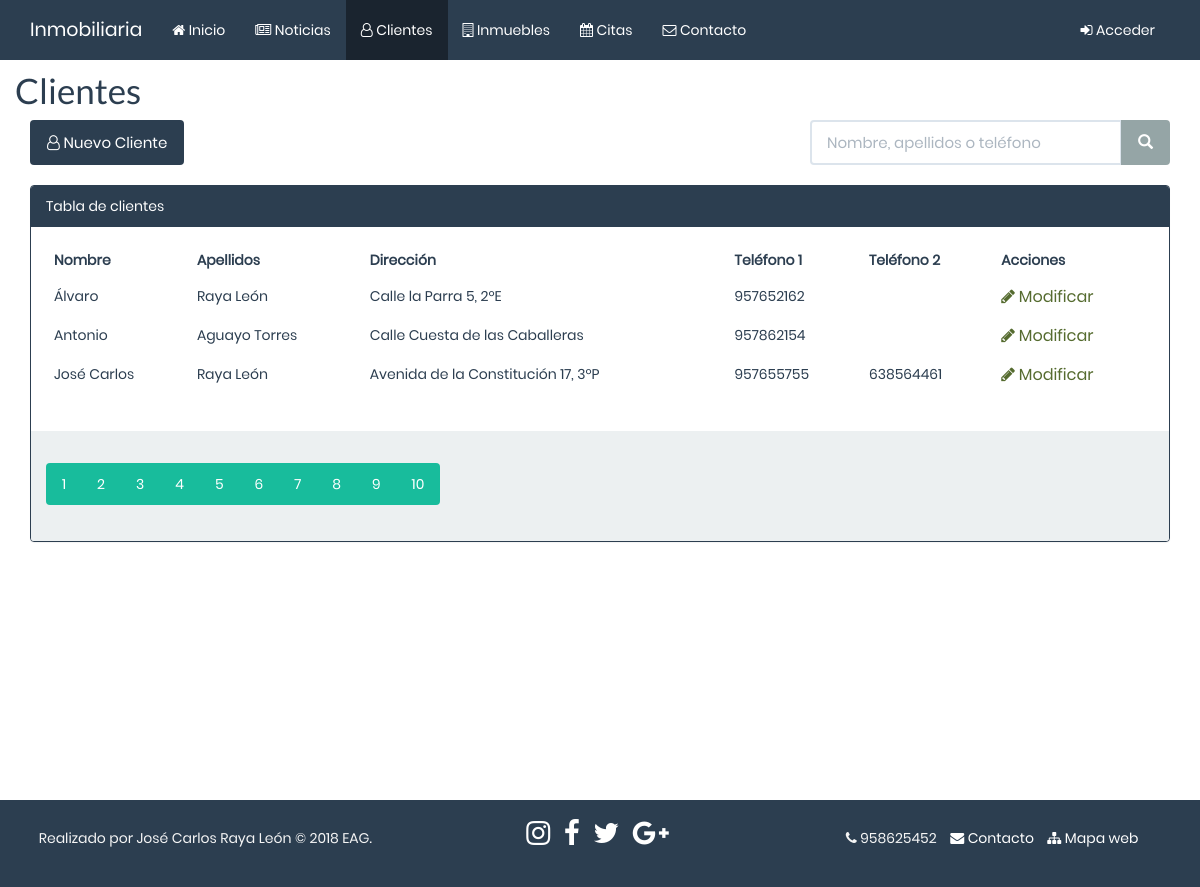
The app's page /php/clientes/clientes.php, older data.
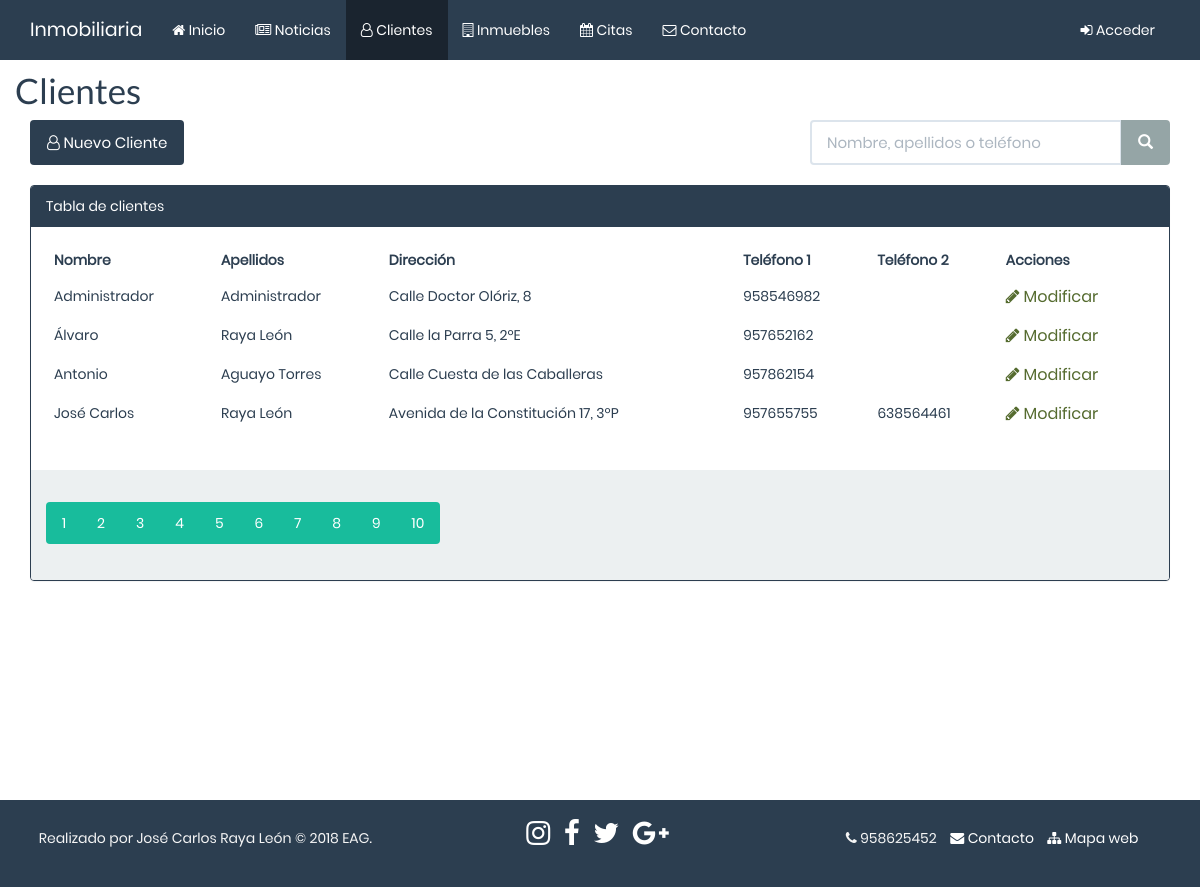
The same page, newer data.
### tables this page shows
CREATE TABLE `clientes` (
  `id` bigint(20) UNSIGNED NOT NULL,
  `nombre` varchar(50) NOT NULL,
  `apellidos` varchar(50) NOT NULL,
  `direccion` varchar(150) NOT NULL,
  `telefono1` varchar(9) NOT NULL,
  `telefono2` varchar(9) NOT NULL,
  `nombre_usuario` varchar(15) NOT NULL,
  `pass` varchar(32) NOT NULL
);

### php/clientes/clientes.php (the view, shortened to what this page needs)
<?php
include '../funciones.php';
?>
<!DOCTYPE html>
<html lang="en">
<head>
    <?php
        cabecera();
    ?>
</head>
<body>
    <div class="row">
    <?php
    menu(3);
    ?>
    </div>
        <div class="container" id="wrap">
            <div class="row">
               <h1>Clientes</h1>
                <div class="col-sm-6 col-md-7 col-lg-8 hidden-xs">
                    <a href="insertar_cliente.php" class="btn bg-primary"><span class="fa fa-user-o"></span> Nuevo Cliente</a>
                </div>
                <div class="col-xs-12 col-sm-6 col-md-5 col-lg-4 text-right">
                    <form action="#" method="get">
                        <div class="input-group">
                            <input class="form-control" type="text" name="buscar" placeholder="Nombre, apellidos o teléfono">
                            <div class="input-group-btn">
                                <button class="btn btn-default" type="submit" name="enviarBuscar">
                                    <i class="glyphicon glyphicon-search"></i>
                                </button>
                            </div>
                        </div>
                    </form>
                </div>
            </div>
            <br>
            <?php
            if(isset($_GET['enviarBuscar'])){
                $busqueda = $_GET['buscar'];
                $cons_bus_cli = "select *
                                    from clientes
                                    where id > 0
                                    and (nombre like '%$busqueda%'
                                    or apellidos like '%$busqueda%'
                                    or telefono1 like '%$busqueda%'
                                    or telefono2 like '%$busqueda%')
                                    order by nombre";
                $clientes = db_query($cons_bus_cli);
                if(mysqli_num_rows($clientes) == 0){
                    ?>
                    <h2><span class="fa fa-info-circle text-info"></span> No se han encontrado resultados</h2>
                    <?php
                }else{
                    tablaClientes($cons_bus_cli, $busqueda);
                }
            }else{
                $cons_clientes = "select * from clientes
                                        where id > 0
                                        order by nombre";
                tablaClientes($cons_clientes);
            }
            ?>
                            <?php
    function tablaClientes($cons){
        ?>
                   <div class="panel panel-primary">
                       <div class="panel-heading">
                           Tabla de clientes
                       </div>
                       <div class="panel-body">
                    <div class="table-responsive">
                        <table class="table table-hover">
                            <thead>
                                <th>Nombre</th>
                                <th>Apellidos</th>
                                <th>Dirección</th>
                                <th>Teléfono 1</th>
                                <th>Teléfono 2</th>
                                <th>Acciones</th>
                            </thead>
                            <tbody>
                                <?php
                    $clientes = db_query($cons);
                    while($fila = mysqli_fetch_array($clientes, MYSQLI_ASSOC)){
                        ?>
                                    <tr>
                                        <td>
                                            <?php echo $fila['nombre']; ?>
                                        </td>
                                        <td>
                                            <?php echo $fila['apellidos']; ?>
                                        </td>
                                        <td>
                                            <?php echo $fila['direccion']; ?>
                                        </td>
                                        <td>
                                            <?php echo $fila['telefono1']; ?>
                                        </td>
                                        <td>
                                            <?php echo $fila['telefono2']; ?>
                                        </td>
                                        <td>
                                            <a class="btn-m" href="mod_cliente.php?id=<?php echo $fila['id'] ?>">
                                            <span class="fa fa-pencil"></span> Modificar</a>
                                        </td>
                                    </tr>
                                    <?php
                    }
                    ?>
                            </tbody>
                        </table>
                    </div>
                </div>
                <div class="panel-footer">
                    <ul class="pagination">
                        <li><a href="">1</a></li>
                        <li><a href="">2</a></li>
                        <li><a href="">3</a></li>
                        <li><a href="">4</a></li>
                        <li><a href="">5</a></li>
                        <li><a href="">6</a></li>
                        <li><a href="">7</a></li>
                        <li><a href="">8</a></li>
                        <li><a href="">9</a></li>
                        <li><a href="">10</a></li>
                    </ul>
                </div>
            </div>
                    <?php
    }
    ?>
        </div>
        <?php
    footer();
    ?>
</body>
</html>

### php/funciones.php (shortened to what this page needs)
<?php
function menu ($pag = 1)
{
    ?>
    <div class="navbar navbar-default navbar-fixed-top menu">
        <div class="container">
            <div class="navbar-header">
                <a class="navbar-brand" href="#">Inmobiliaria</a>
            </div>
            <nav class="navbar-collapse collapse" id="menu">
                <div class="container-fluid">
                    <ul class="nav navbar-nav ">
                        <?php
                        if($pag == 1){
                            if(isset($_SESSION['login_ok']) && $_SESSION['nombre_usuario'] == "admin"){
                            ?>
                            <li class="active"><a href="../../index.php"><i class="fa fa-home"></i> Inicio</a></li>
                            <li><a href="../noticias/noticias.php"><i class="fa fa-newspaper-o"></i> Noticias</a></li>
                            <li><a href="../clientes/clientes.php"><i class="fa fa-user-o"></i> Clientes</a></li>
                            <li><a href="../inmuebles/inmuebles.php"><i class="fa fa-building-o"></i> Inmuebles</a></li>
                            <li><a href="../citas/citas.php"><i class="fa fa-calendar"></i> Citas</a></li>
                            <li><a href="../contacto/contacto.php"><i class="fa fa-envelope-o"></i> Contacto</a></li>
                        <?php
                            }else{
                            ?>
                            <li class="active"><a href="../../index.php"><i class="fa fa-home"></i> Inicio</a></li>
                            <li><a href="../contacto/contacto.php"><i class="fa fa-envelope-o"></i> Contacto</a></li>
                        <?php
                            }
                        }elseif($pag == 3){
                        ?>
                            <li><a href="../../index.php"><i class="fa fa-home"></i> Inicio</a></li>
                            <li><a href="../noticias/noticias.php"><i class="fa fa-newspaper-o"></i> Noticias</a></li>
                            <li class="active"><a href="../clientes/clientes.php"><i class="fa fa-user-o"></i> Clientes</a></li>
                            <li><a href="../inmuebles/inmuebles.php"><i class="fa fa-building-o"></i> Inmuebles</a></li>
                            <li><a href="../citas/citas.php"><i class="fa fa-calendar"></i> Citas</a></li>
                            <li><a href="../contacto/contacto.php"><i class="fa fa-envelope-o"></i> Contacto</a></li>
                        <?php
                        }
                        ?>
                    </ul>
                    <ul class="nav navbar-nav navbar-right">
                       <?php
                        if(isset($_SESSION['login_ok']) && $_SESSION['login_ok'] == true){
                        ?>
                            <li><a href="#" data-toggle="dropdown"><i class="fa fa-user-circle-o"></i> Bienvenido, <?php echo $_SESSION['usuario'] ?> <span class="caret"></span></a><ul class="dropdown-menu">
                                <li><a href=""><i class="fa fa-calendar"></i> Mis citas</a></li>
                                <li><a href="../cliente/inmuebles.php"><i class="fa fa-building-o"></i> Mis inmuebles</a></li>
                                <li><a href="../cliente/datos.php"><i class="fa fa-id-card-o"></i> Datos personales</a></li>
                                <li class="divider"></li>
                                <li><a href="../acceso/log_out.php"><i class="fa fa-sign-out"></i> Salir</a></li>
                            </ul></li>
                        <?php
                        }else{
                        ?>
                            <li><a href="../acceso/acceder.php"><i class="fa fa-sign-in"></i> Acceder</a></li>
                        <?php
                        }
                        ?>
                    </ul>
                </div>
            </nav>
        </div>
    </div>
    <?php
}
function footer ()
{
    ?>
<footer class="text-center footer">
    <div class="container-fluid text-center">
        <div class="row">
          <div class="col-xs-12 col-md-4">
                <p>Realizado por José Carlos Raya León ©
                    <?php echo date('Y') ?> EAG.</p>
            </div>
           <div class="col-xs-12 col-md-4">
                <ul class="list-inline">
                    <li><a href="http://instagram.com"><i class="fa fa-instagram fa-2x"></i></a></li>
                    <li><a href="http://facebook.com"><i class="fa fa-facebook fa-2x"></i></a></li>
                    <li><a href="http://twitter.com"><i class="fa fa-twitter fa-2x"></i></a></li>
                    <li><a href="http://plus.google.com"><i class="fa fa-google-plus fa-2x"></i></a></li>
                </ul>
            </div>
            <div class="col-xs-12 col-md-4">
               <ul class="list-inline">
                   <li><i class="fa fa-phone"></i> 958625452</li>
                   <li><a href="../contacto/contacto.php"><i class="fa fa-envelope"></i> Contacto</a></li>
                   <li><a href="../mapa-web/mapa-web.php"><i class="fa fa-sitemap"></i> Mapa web</a></li>
               </ul>
            </div>
        </div>
    </div>
</footer>
    <?php
}
function cabecera(){
?>
<link rel="stylesheet" href="../../css/bootstrap.min.css">
<link rel="stylesheet" href="../../css/main.css">
<link rel="stylesheet" href="../../css/font-awesome.css">
<?php
}
function db_connect() {
    static $conexion;
    if(!isset($connection)) {
        $conexion = mysqli_connect('localhost', 'root', '', 'inmobiliaria');
    }
    mysqli_set_charset($conexion, 'utf8');
    return $conexion;
}
function db_query($consulta) {
    $conexion = db_connect();
    $resultado = mysqli_query($conexion, $consulta);
    if($resultado === false) {
        echo db_error();
    } else {
        return $resultado;
    }
}

### css/main.css (style rules this page uses)
html { position: relative; height: 100%; }
body { padding-top: 50px; font-family: 'Poppins', sans-serif; font-size: 14px; height: 100%; }
.footer { position: relative; width: 100%; line-height: 60px; background-color: #2c3e50; color: #f5f5f5; padding: 8px; }
.btn-m { background: none; border: none; font-size: medium; color: darkolivegreen; }
.row { overflow: hidden; }
footer a { color: white; }
#wrap { min-height: 100%; height: auto; padding-bottom: 60px; }
.table-responsive { border: none; }
h1, .h1 { font-size: 35px; }
table a:not(.btn), .table a:not(.btn) { text-decoration: none; }

Row changes from the older to the newer data that the page shows:
added clientes: nombre "Administrador", apellidos "Administrador", direccion "Calle Doctor Olóriz, 8", telefono1 "958546982"
